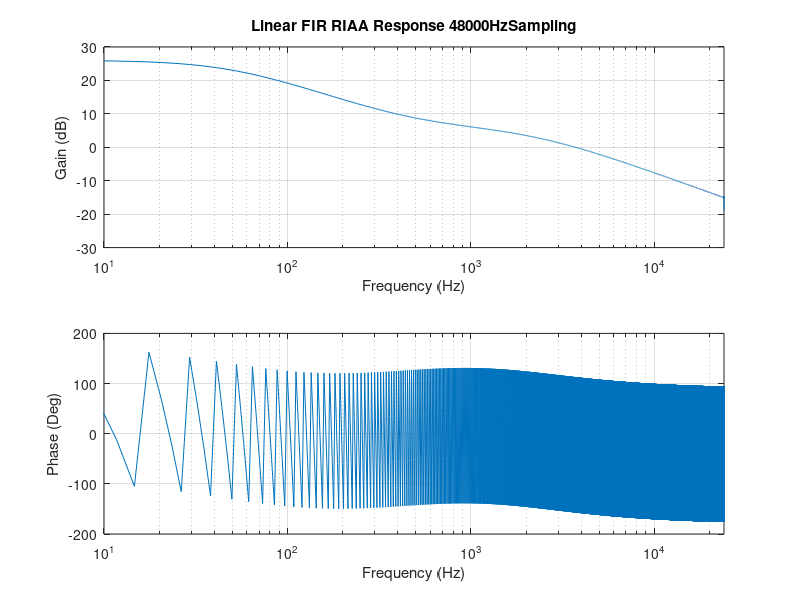

Source code (MATLAB):
pkg load signal;

% サンプリング周波数とフィルタ設定
fs = 48000;                     % サンプリング周波数 (Hz)
N = 8192;                       % FIR フィルタのタップ数
f = linspace(0, fs/2, N/2+1);   % 周波数範囲（片側スペクトル）
current_dir=pwd;

% RIAA伝達関数の定義
T1 = 3.18e-3;         % 時定数1
T2 = 318e-6;          % 時定数2
T3 = 75e-6;           % 時定数3
s = 2 * pi * 1i * f;  % s = jω
Hs = (1 + s*T2) ./ ((1 + s*T1) .* (1 + s*T3));

% 時間領域のインパルス応答を逆フーリエ変換で取得
Hf_full = [Hs, conj(flip(Hs(2:end-1)))];  % 直線位相特性を得るため複素共役対称性を持たせる
h = real(ifft(Hf_full,N));                % インパルス応答を取得
h = circshift(h, -N/2);                   % ゼロ位相シフト
h_6db = 20*h;                             %+6dB@1kHzに調整

% FIRフィルタの周波数特性
[Hfir, w] = freqz(h, 1, N, fs);

% gainとphase
gain = 20*log10(20*abs(Hfir));            % ゲイン特性 (dB)
phase = angle(Hfir) * (180/pi);           % 位相特性 (degree)

% FIRフィルタの係数を保存
save_path=[pwd,sprintf("/coeff_lin6db_%d.txt",fs)]
save("-ascii", save_path, "h_6db");
#save(coeff_file, 'h_fir', '-ascii');

% ゲイン特性と位相特性のプロット
figure;
subplot(2,1,1);
semilogx(w, gain);
grid on;
xlim([10 24000]);
ylim([-30 30]);
xlabel('Frequency (Hz)');
ylabel('Gain (dB)');
title(sprintf('Linear FIR RIAA Response %dHzSampling',fs));

subplot(2,1,2);
semilogx(w, phase);
grid on;
xlim([10 24000]);
xlabel('Frequency (Hz)');
ylabel('Phase (Deg)');


% FIRフィルタ係数をファイルに保存
coeff_file = 'current_dir/coeff.txt';
disp(['FIR filter coefficients saved to ', coeff_file]);
